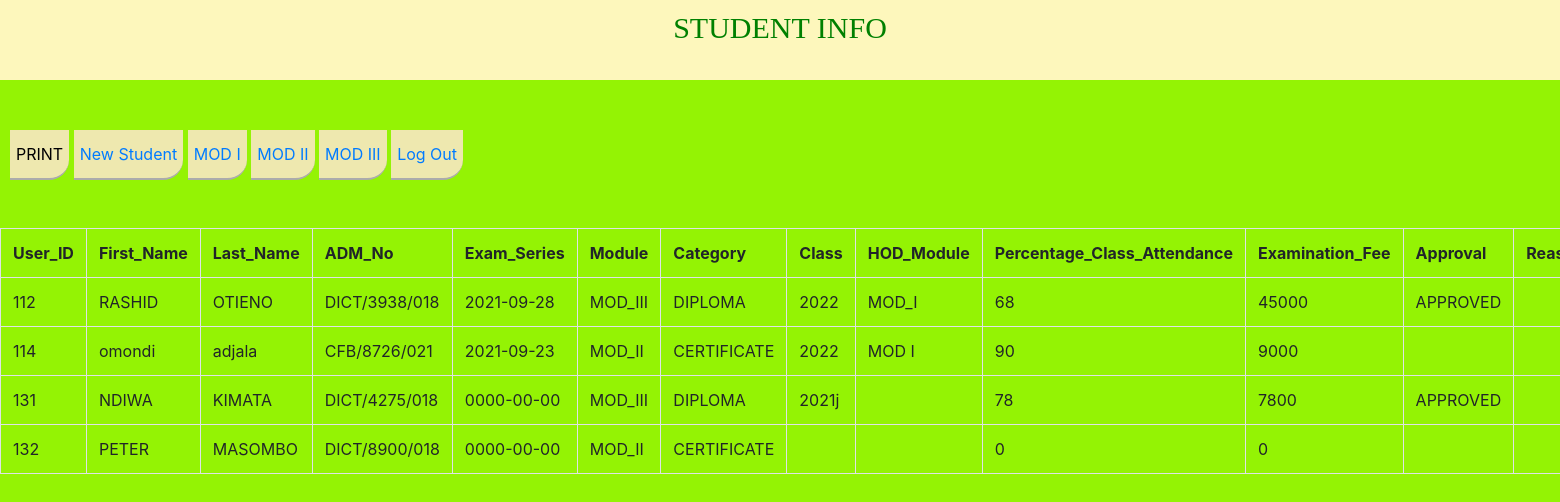
The page /view.php on the database its author committed.
### tables this page shows
CREATE TABLE `tablestudent` (
  `User_ID` int(50) NOT NULL,
  `First_Name` varchar(50) NOT NULL,
  `Middle_Name` varchar(50) NOT NULL,
  `Last_Name` varchar(50) NOT NULL,
  `ADM_No` varchar(50) NOT NULL,
  `Exam_Series` date NOT NULL,
  `Mobile_Phone` varchar(10) NOT NULL,
  `Department` varchar(50) NOT NULL,
  `Module` varchar(50) NOT NULL,
  `Diploma` varchar(50) NOT NULL,
  `ID_No` varchar(50) NOT NULL,
  `Latest_Knec_Slip` varchar(50) NOT NULL,
  `Birth_Cert_No` varchar(50) NOT NULL,
  `Class` varchar(50) NOT NULL,
  `Hod_Module` varchar(5) NOT NULL,
  `Percentage_Class_Attendance` int(3) NOT NULL,
  `Examination_Fee` int(50) NOT NULL,
  `Approved` varchar(20) NOT NULL,
  `Reason_If_Not_Approved` text NOT NULL,
  `Hod_Name` varchar(50) NOT NULL,
  `Period_Checked_By_Hod` date NOT NULL,
  `Fee_Balance` int(50) NOT NULL,
  `Exam_Fee_Paid` int(50) NOT NULL,
  `Exam_Fee_Not_Paid` int(50) NOT NULL,
  `Accountant_Name` varchar(50) NOT NULL,
  `Date_Checked_By_Accountant` date DEFAULT NULL,
  `Index_No` varchar(50) NOT NULL,
  `Photo_No` varchar(50) NOT NULL,
  `Comment_By_Principal` varchar(100) NOT NULL,
  `Signa` varchar(50) NOT NULL,
  `Date_Checked_By_Principal` text NOT NULL
);

### view.php (the view, shortened to what this page needs)
<?php
$con =mysqli_connect("localhost","root","","Kisiwa");
$query ="SELECT *FROM tablestudent ;";
$result =mysqli_query($con,$query);
?>
<!DOCTYPE html>
<html lang="en">
<head>
    <link rel="stylesheet" a href="CSS/bootstrap.css">
    <link rel="stylesheet" type="text/css" href="student.css">
</head>
<body style="background-color:rgb(148, 243, 4)" >
<div class="Title">
         <p>STUDENT INFO</p>
    </div>
    <br><br>
    <nav  >
    <button onclick="myFunc()">PRINT</button>
      <button><a href="student.html">New Student</a> </button>
      <button><a href="#">MOD I</a> </button>
      <button><a href="#">MOD II</a> </button>
      <button><a href="#">MOD III</a> </button>
      <button><a href="#">Log Out</a> </button>
       </nav>
    <br><br>
        <div class="row">
            <div class="col lg-6 m-auto">
                    <table class="table table-bordered">
                        <t>
                            <th>User_ID</th>
                            <th>First_Name</th>
                            <th>Last_Name</th>
                            <th>ADM_No</th>
                            <th>Exam_Series</th>
                            <th>Module</th>
                            <th>Category</th>
                            <th>Class</th>
                            <th>HOD_Module</th>
                            <th>Percentage_Class_Attendance</th>
                            <th>Examination_Fee</th>
                            <th>Approval</th>
                            <th>Reason_If_Not_Approved</th>
                        </t>
                        <?php
                           while($row=mysqli_fetch_assoc($result))
                           {
                            $userid =$row["User_ID"];
                            $firstname=$row['First_Name'];
                            $lastname=$row['Last_Name'];
                            $admno=$row['ADM_No'];
                            $examseries=$row['Exam_Series'];
                            $diploma=$row['Diploma'];
                            $module=$row['Module'];
                            $class=$row['Class'];
                            $hodmodule=$row['Hod_Module'];
                            $attendance=$row['Percentage_Class_Attendance'];
                            $examfee=$row['Examination_Fee'];
                            $approved=$row['Approved'];
                            $reason=$row['Reason_If_Not_Approved'];
                        ?>
                           <tr>
                                        <td><?php echo $userid; ?></td>
                                        <td><?php echo $firstname; ?></td>
                                        <td><?php echo $lastname;?></td>
                                        <td><?php echo $admno; ?></td>
                                        <td><?php echo $examseries; ?></td>
                                        <td><?php echo $diploma;?></td>
                                        <td><?php echo $module; ?></td>
                                        <td><?php echo $class;?></td>
                                        <td><?php echo $hodmodule; ?></td>
                                        <td><?php echo $attendance; ?></td>
                                        <td><?php echo $examfee;?></td>
                                        <td><?php echo $approved; ?></td>
                                        <td><?php echo $reason; ?></td>
                             </tr>
                        <?php
                        }
                        ?>
                    </table>
            </div>
        </div>
</body>
</html>

### student.css (style rules this page uses)
body { background-color: rgba(148, 243, 4,1.0); }
.Title { color:green; font-size: 30px; font-family: 'Times New Roman', Times, serif; background-color: rgb(253, 247, 188); margin-top: 0px; margin-bottom: 2px; text-align: center; height: 80px; width: auto; padding-top: 5px; padding-bottom: 5px; padding-bottom: 40px; }
button { border-top: none; border-left: none; border-right: none; background-color: rgb(238, 232, 175); border-bottom-right-radius:20px; color:rgb(0, 0, 2) ; height: 50PX; border-color: #ffffff; margin-left: auto; }
nav { margin-left: 10px; }

### rows shown on the page
tablestudent: User_ID "112", First_Name "RASHID", Last_Name "OTIENO", ADM_No "DICT/3938/018", Exam_Series "2021-09-28", Diploma "MOD_III", Module "DIPLOMA", Class "2022", Hod_Module "MOD_I", Percentage_Class_Attendance "68", Examination_Fee "45000", Approved "APPROVED"
tablestudent: User_ID "114", First_Name "omondi", Last_Name "adjala", ADM_No "CFB/8726/021", Exam_Series "2021-09-23", Diploma "MOD_II", Module "CERTIFICATE", Class "2022", Hod_Module "MOD I", Percentage_Class_Attendance "90", Examination_Fee "9000"
tablestudent: User_ID "131", First_Name "NDIWA", Last_Name "KIMATA", ADM_No "DICT/4275/018", Exam_Series "0000-00-00", Diploma "MOD_III", Module "DIPLOMA", Class "2021j", Percentage_Class_Attendance "78", Examination_Fee "7800", Approved "APPROVED"
tablestudent: User_ID "132", First_Name "PETER", Last_Name "MASOMBO", ADM_No "DICT/8900/018", Exam_Series "0000-00-00", Diploma "MOD_II", Module "CERTIFICATE", Percentage_Class_Attendance "0", Examination_Fee "0"
